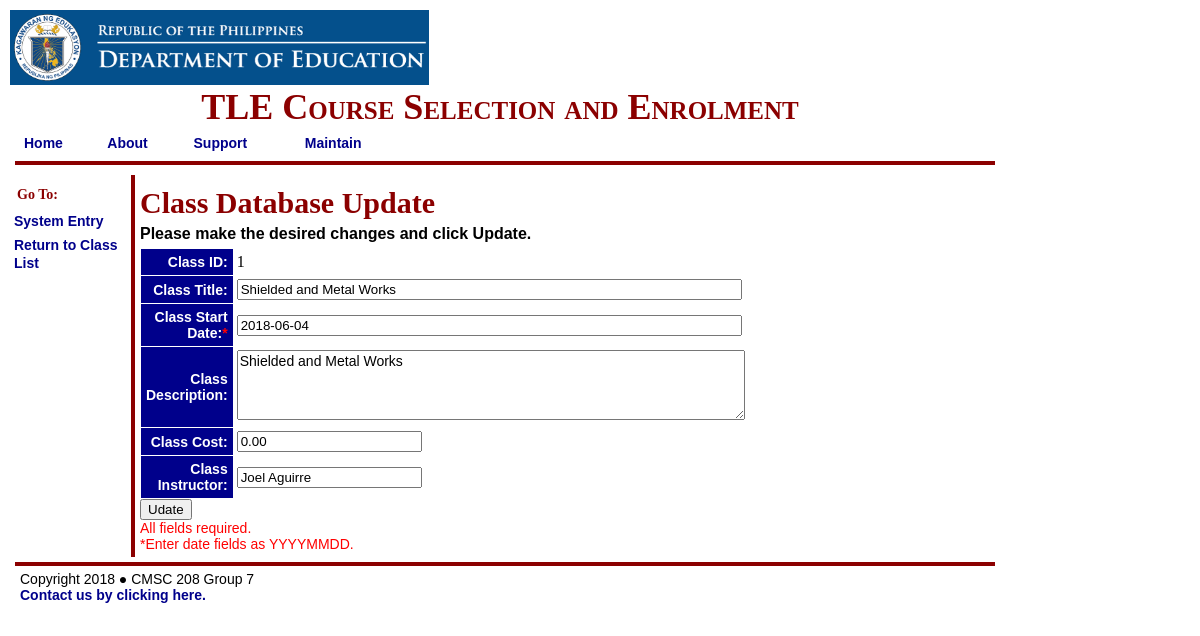
Screenshot of /Maintenance/classupdate.php?recordID=1 (signed in) with the database file from the repository.
### tables this page shows
CREATE TABLE `class` (
  `class_id` smallint(6) NOT NULL,
  `class_title` varchar(60) NOT NULL,
  `class_start` date NOT NULL,
  `class_descr` varchar(255) NOT NULL,
  `class_cost` decimal(6,2) NOT NULL,
  `class_instr` varchar(20) NOT NULL
);

### Maintenance/classupdate.php (the view, shortened to what this page needs)
<?php
	$classid = ($_GET['recordID']);
	require_once("../config.php");
 	$query = "SELECT * FROM class WHERE class_id = $classid";
	$result = mysqli_query($connection, $query);
	$classrow = mysqli_fetch_assoc($result);
?>
<!DOCTYPE html>
<html>
   <head>
		<link rel= "stylesheet" type= "text/css" href= "../css/registration.css"/>
	</head>
	<body onLoad="document.form1.class_title.focus();">
		<div id="wrapper">
			<div id="header">
				<img src="../images/DepEd-Website-header-110px_1.png" alt="Department of Education" style="height: 75px;">
                <h1 id="title">TLE Course Selection and Enrolment</h1>
			</div>
			<div id="hnav">
				<table width="400" border="0" cellspacing="2" cellpadding="2">
  				  <tr>
			        <td><a href="../index.php">Home</a> </td>
                    <td><a href="../about.php">About</a></td>
                    <td><a href="../support.php">Support</a> </td>
                    <td><a href="../AdministratorAuthentication/adminAuthen.php">Maintain</a> </td>
  		    	  </tr>
				</table>
			</div>
			<div id="vnav">
				<table width="120" border="0" cellspacing="2" cellpadding="2">
    				<tr>
				        <td id="vhead">Go To: </td>
				    </tr>
					<tr>
				        <td><a href="systementry.php">System Entry</a> </td>
				    </tr>
				    <tr>
				        <td><a href="classlist.php">Return to Class List</a>
				        </td>
				    </tr>
				</table>
			</div>
			<div id="main">
				<h1 id="maintitle">Class Database Update</h1>
<?php
		if($_SESSION["errmsg"] < 1 ){
?>
		<p id="mainpara">Please make the desired changes and click Update.</p>
<?php
	}
	elseif ($_SESSION["errmsg"] == 1) {
?>
		<p class="red">A Class Title is required.</p>
		<p class="red">Please RE-make the desired changes and click Update.</p>
<?php
		$_SESSION["errmsg"] = NULL;
	}
	elseif ($_SESSION["errmsg"] == 2) {
?>
		<p class="red">A Start Date is required.</p>
		<p class="red">Please RE-make the desired changes and click Update.</p>
<?php
		$_SESSION["errmsg"] = NULL;
	}
	elseif ($_SESSION["errmsg"] == 3) {
?>
		<p class="red">A Class Descriptioon is required.</p>
		<p class="red">Please RE-make the desired changes and click Update.</p>
<?php
		$_SESSION["errmsg"] = NULL;
	}
	elseif ($_SESSION["errmsg"] == 4) {
?>
		<p class="red">A Class Cost is required.</p>
		<p class="red">Please RE-make the desired changes and click Update.</p>
<?php
		$_SESSION["errmsg"] = NULL;
	}
	elseif ($_SESSION["errmsg"] == 5) {
?>
		<p class="red">An Instructor is required.</p>
		<p class="red">Please RE-make the desired changes and click Update.</p>
<?php
		$_SESSION["errmsg"] = NULL;
	}
	else  {
?>
		<p class="red"> &nbsp </p>
		<p class="red">Please RE-make the desired changes and click Update.</p>
<?php
	}
?>
				<form action="updateclass.php?recordID=<?php echo $classrow ['class_id']; ?>" method="post" name="form1">
					<table width="600px" border="0" cellspacing="1" cellpadding="3">
						<tr>
						   <th width="18%">Class ID:</th>
					       <td width="60%"><?php echo $classrow ['class_id']; ?></td>
						</tr>
 					   	<tr>
						   <th>Class Title:</th>
					       <td>
        						<input type="text" name="class_title" value="<?php echo $classrow ['class_title']; ?>" size="60" />
					       </td>
						</tr>
					    <tr>
					        <th>Class Start Date:<span class="red">*</span></th>
					        <td>
        						<input type="text" name="class_start" value="<?php echo $classrow ['class_start']; ?>" size="60" />
					        </td>
					    </tr>
					    <tr>
					        <th>Class Description:</th>
					        <td>
        						<textarea name="class_descr" cols="60" rows="4"><?php echo $classrow ['class_descr']; ?></textarea>
					        </td>
					    </tr>
					    <tr>
					        <th>Class Cost:</th>
					        <td>
        						<input type="text" name="class_cost" value="<?php echo $classrow ['class_cost']; ?>&nbsp" size="20" />
					        </td>
					    </tr>
					    <tr>
						    <th>Class Instructor:</th>
						    <td>
        						<input type="text" name="class_instr" value="<?php echo $classrow ['class_instr']; ?>" size="20" />
					        </td>
					    </tr>
					</table>
					<p><input type="submit" value="Udate" /></p>
				</form>
				<p class="red">All fields required.<br />
					*Enter date fields as YYYYMMDD.</p>
			</div>
			<div id="footer">
                <p id="copyright">
                    Copyright
                    <?php
                         echo date('Y');
                    ?>
                    &#9679 CMSC 208 Group 7
                </p>
                <p id="contact">
                     <a href="mailto:jaaguirre@up.edu.ph">Contact us by clicking here.</a>
                </p>
            </div>
		</div>
	</body>
</html>

### css/registration.css (style rules this page uses)
body { width : 1000px; margin : 0; padding : 0; }
div, h1, h2, p { margin : 0; padding : 0; }
P, textarea { font : 14px "Trebuchet", "Helvetica", sans-serif ; }
p#mainpara { font : 700 16px "Trebuchet", "Helvetica", sans-serif ; margin-bottom : 5px }
.red { color : red; }
a:link { color : #00008b; font : 600 14px "Trebuchet", "Helvetica", sans-serif; text-decoration : none; }
th { margin : 5px; padding : 5px; text-align : right; color : #ffffff; font : 600 14px "Trebuchet", "Helvetica", sans-serif; background : #00008b; }
div#header { top : 0px; left : 0px; height : 100px; margin : 5px; padding : 5px; }
h1#title { color : #8b0000; font : small-caps 600 36px /1.0em "Palatino Linotype" ; text-align : center; vertical-align : top; padding-bottom : 10px; }
div#hnav { margin : 5px; margin-left : 15px; padding : 5px; padding-top : 10px; border-bottom : 4px solid #8b0000; }
div#vnav { float : left; width : 100px; margin : 5px; padding : 5px; }
#vhead { color : #8b0000; font : 700 14px "Palatino Linotype" ; margin : 5px; padding : 5px; }
div#main { float : right; width : 850px; margin : 5px; padding : 5px; border-left : 4px solid #8b0000; }
h1#maintitle { color : #8b0000; font : 600 30px /1.5em "Palatino Linotype" ; text-align : left; vertical-align : top; }
div#footer { clear: both ; margin : 5px; margin-left : 15px; padding : 5px; border-top : 4px solid #8b0000; }

### rows the page displays
class: class_id "1", class_title "Shielded and Metal Works", class_start "2018-06-04", class_descr "Shielded and Metal Works", class_cost "0.00", class_instr "Joel Aguirre"
